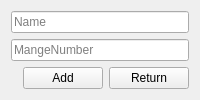
         <widget class="QWidget" name="page_10">
          <layout class="QGridLayout" name="gridLayout_28">
           <item row="1" column="0" colspan="3">
            <widget class="QLineEdit" name="MangerIDDepartment_txt_3">
             <property name="text">
              <string/>
             </property>
             <property name="placeholderText">
              <string>MangeNumber</string>
             </property>
            </widget>
           </item>
           <item row="2" column="2">
            <widget class="QPushButton" name="Departemnt_return_butt_">
             <property name="maximumSize">
              <size>
               <width>80</width>
               <height>16777215</height>
              </size>
             </property>
             <property name="text">
              <string>Return</string>
             </property>
            </widget>
           </item>
           <item row="0" column="0" colspan="3">
            <widget class="QLineEdit" name="DepartmentName_txt_">
             <property name="minimumSize">
              <size>
               <width>0</width>
               <height>0</height>
              </size>
             </property>
             <property name="sizeIncrement">
              <size>
               <width>0</width>
               <height>25</height>
              </size>
             </property>
             <property name="placeholderText">
              <string>Name</string>
             </property>
            </widget>
           </item>
           <item row="2" column="1">
            <widget class="QPushButton" name="Depatrment_add_butt_">
             <property name="maximumSize">
              <size>
               <width>80</width>
               <height>16777215</height>
              </size>
             </property>
             <property name="text">
              <string>Add</string>
             </property>
            </widget>
           </item>
          </layout>
         </widget>
